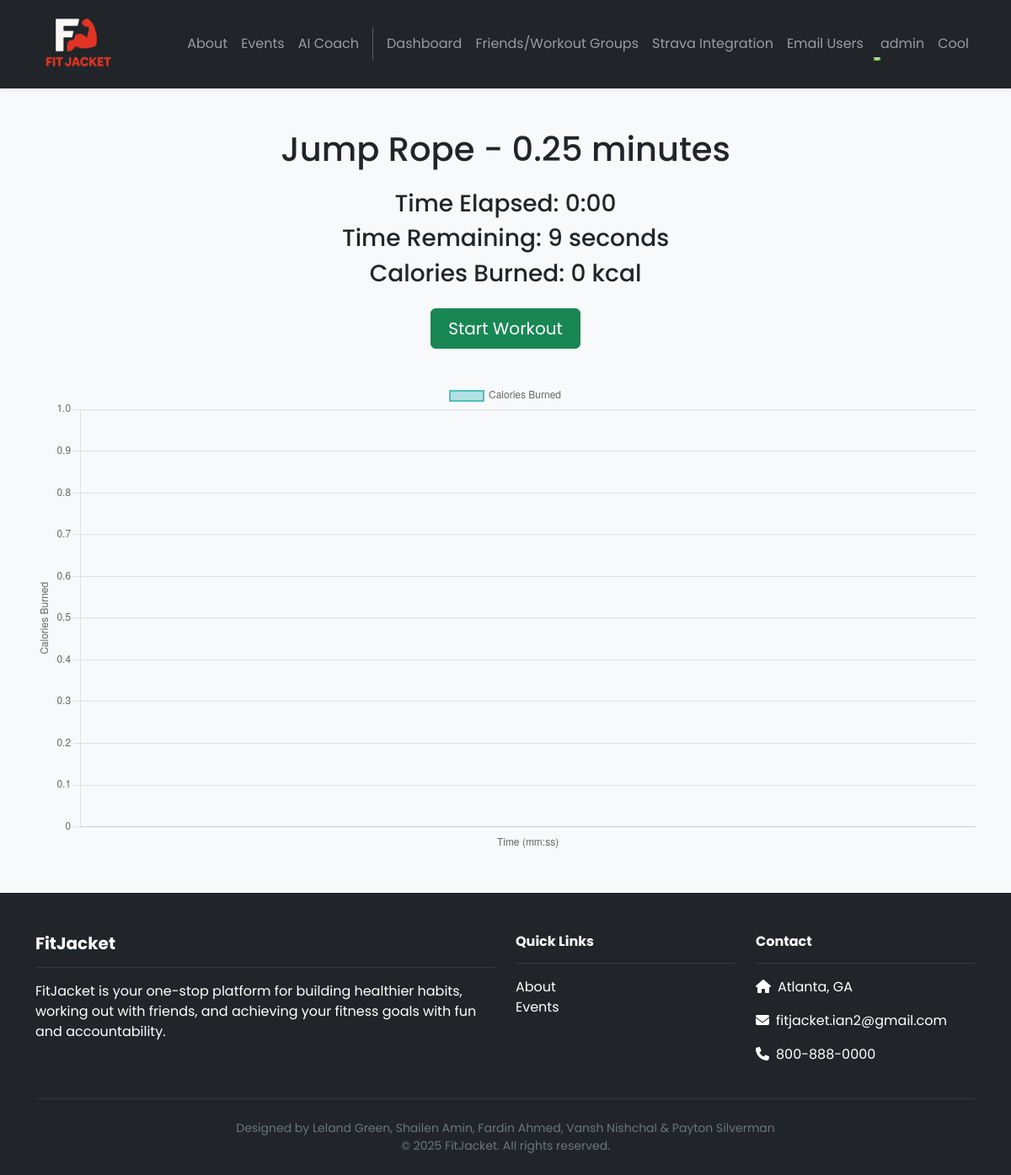
The app's page /dashboard/start_goal/52/ (signed in), older data.
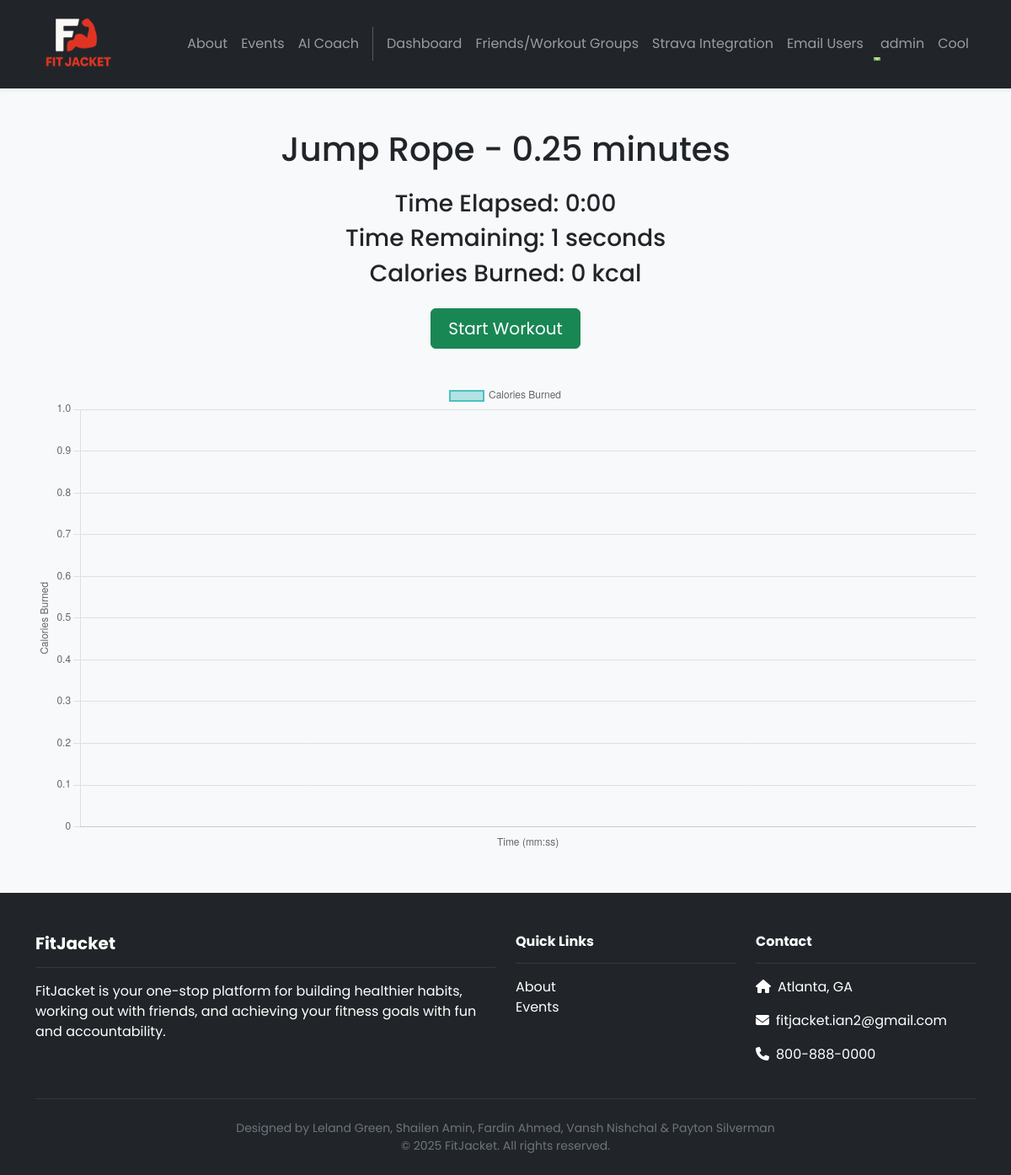
The same page, newer data.
### dashboard/models.py (models this page shows, shortened)
class Goal(models.Model):
    text = models.CharField(max_length=255)
    created_at = models.DateTimeField(auto_now_add=True)
    start_date = models.DateTimeField(null=True, blank=True, default=timezone.now)
    end_date = models.DateTimeField(null=True, blank=True, default=timezone.now)
    user = models.ForeignKey(User, on_delete=models.CASCADE, null=True)
    completed = models.BooleanField(default=False)
    abandoned = models.BooleanField(default=False)
    favorite = models.BooleanField(default=False)
    total_duration_seconds = models.IntegerField(default=0)
    calories_burnt_per_second = models.FloatField(default=0.0)
    progress = models.FloatField(default=0.0)

### dashboard/views.py (the view)
# urls.py: path('start_goal/<int:goal_id>/', views.start_goal, name='start_goal'),
@login_required
def start_goal(request, goal_id):
    goal = Goal.objects.get(id=goal_id)
    return render(request, 'dashboard/start_goal.html', {
        'goal': goal,
    })

### accounts/context_processors.py (called while the page is built)
def admin_group(request):
    if request.user.is_authenticated:
        is_admin = request.user.groups.filter(name='admin').exists()
    else:
        is_admin = False
    return {'is_admin': is_admin}

### friends/context_processors.py (called while the page is built)
def user_groups(request):
    if request.user.is_authenticated:
        groups = WorkoutGroup.objects.filter(groupmember__user=request.user)
    else:
        groups = []
    return {'user_groups': groups}

### dashboard/templates/dashboard/start_goal.html (shortened to what this page needs)
{% extends 'base.html' %}
{% block content %}
{% load static %}
<div class="container text-center my-5">
    <h1 class="mb-4">{{ goal.text }}</h1>
    <h3 id="timer">Time Elapsed: 0:00</h3>
    <h3 id="time-remaining">Time Remaining: {{ goal.total_duration_seconds }} seconds</h3>
    <h3 id="calories">Calories Burned: 0 kcal</h3>
    <button id="start-btn" class="btn btn-success btn-lg my-3">Start Workout</button>
    <canvas id="caloriesChart" width="400" height="200" class="mt-4"></canvas>
</div>
{% endblock %}

Row changes from the older to the newer data that the page shows:
changed Goal: total_duration_seconds "9" → "1"
